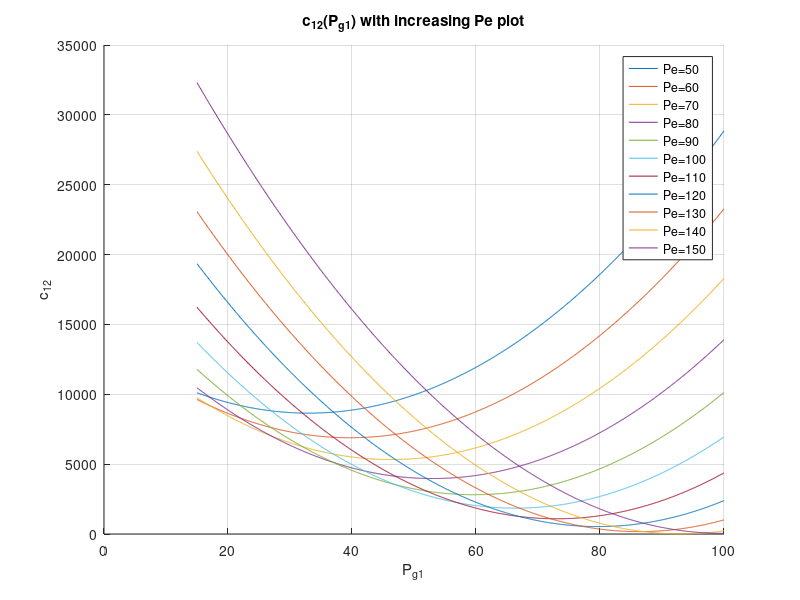

Write the MATLAB code that produced this figure.
%compute the function 
Pg1 = [15:0.1:100];
Pe=[50:10:150];
f = zeros(length(Pg1),length(Pe));
for j=1:length(Pe)
    for i=1:length(Pg1)
        f(i,j) = 1.5 + 1.5*(Pg1(i)-95)^2 + 3*(Pe(j)-Pg1(i)-48)^2;
    end
end


%plot 
figure; % Create a new figure window
hold on 
for j=1:length(Pe)
    plot(Pg1, f(:,j)); % Plot the data points as circles connected by lines
end

grid on; % Display the grid lines

legend('Pe=50','Pe=60','Pe=70','Pe=80','Pe=90','Pe=100','Pe=110','Pe=120','Pe=130','Pe=140','Pe=150');
hold off

xlabel('P_{g1}'); % Label for the x-axis
ylabel('c_{12}'); % Label for the y-axis
title('c_{12}(P_{g1}) with increasing Pe plot'); % Title for the plot


